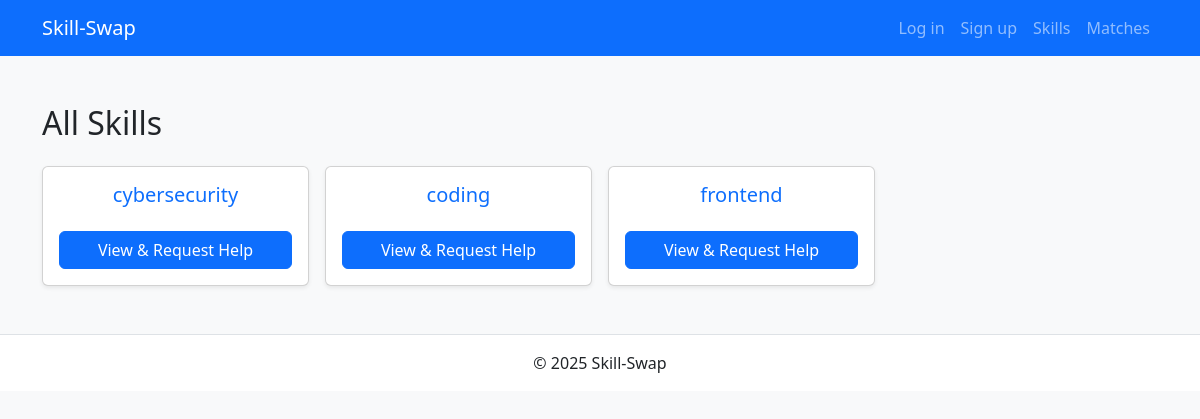
Page /skills/ on the earlier database version.
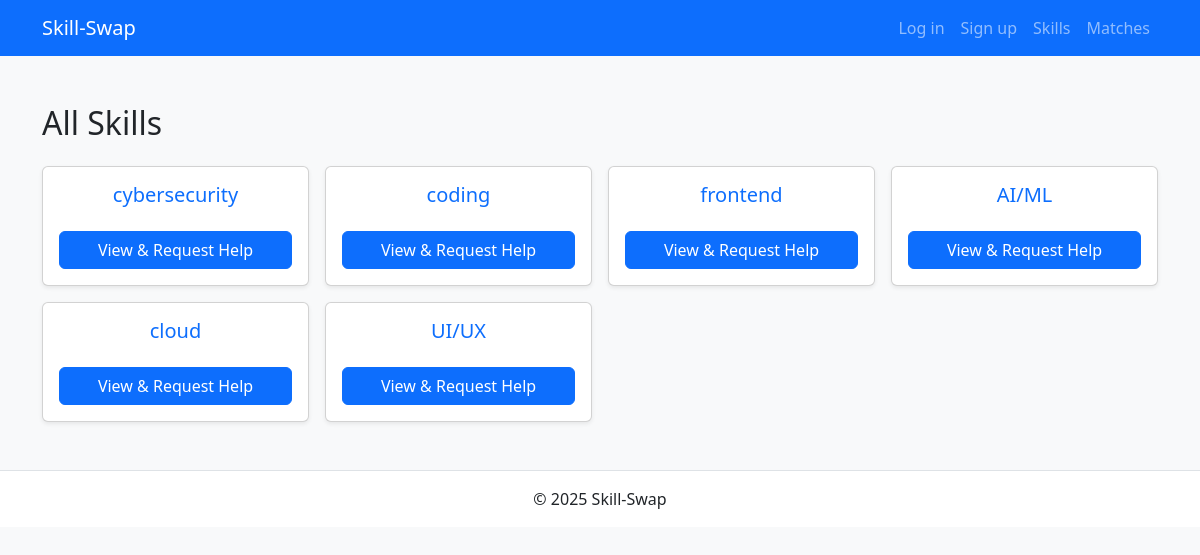
Same page on the later database version.
### skills/models.py (models this page shows, shortened)
class Skill(models.Model):
    name = models.CharField(max_length=50, unique=True)

### skills/views.py (the view)
# urls.py: path('', SkillListView.as_view(), name='list'),
class SkillListView(generic.ListView):
    model = Skill
    template_name = 'skills/list.html'
    context_object_name = 'skills'

### notifications/context_processors.py (called while the page is built)
def unread_notifications(request):
    if request.user.is_authenticated:
        qs = Notification.objects.filter(
            user=request.user, is_read=False
        ).order_by('-created')
        return {'unread_notifications': qs}
    return {}

### templates/skills/list.html
{% extends "base.html" %}
{% block content %}
  <h2 class="mb-4">All Skills</h2>
  <div class="row g-3">
    {% for skill in skills %}
      <div class="col-6 col-md-4 col-lg-3">
        <div class="card h-100 text-center shadow-sm">
          <div class="card-body d-flex flex-column justify-content-center">
            <h5 class="card-title">{{ skill.name }}</h5>
            <a
              href="{% url 'skills:detail' skill.pk %}"
              class="btn btn-primary mt-3"
            >
              View & Request Help
            </a>
          </div>
        </div>
      </div>
    {% empty %}
      <p>No skills available yet.</p>
    {% endfor %}
  </div>
{% endblock %}

### templates/base.html (shortened to what this page needs)
{% load static %}
<!DOCTYPE html>
<html lang="en">
<head>
  <link
    href="https://cdn.jsdelivr.net/npm/bootstrap@5.3.0/dist/css/bootstrap.min.css"
    rel="stylesheet"
>
  <link href="{% static 'css/site.css' %}" rel="stylesheet">
  <link
  rel="stylesheet"
  href="https://cdn.jsdelivr.net/npm/bootstrap-icons@1.10.5/font/bootstrap-icons.css">
</head>
<body class="bg-light">
  <header>
    <nav class="navbar navbar-expand-lg navbar-dark bg-primary">
      <div class="container">
        <a class="navbar-brand" href="{% url 'home' %}">Skill-Swap</a>
        <div class="collapse navbar-collapse" id="navMenu">
          <ul class="navbar-nav ms-auto">
            {% if request.user.is_authenticated %}
              <li class="nav-item dropdown">
  <a class="nav-link dropdown-toggle position-relative"
     href="#" id="notifDropdown" role="button"
     data-bs-toggle="dropdown" aria-expanded="false">
    🔔
    {% if unread_notifications %}
      <span class="badge bg-danger position-absolute top-0 start-100 translate-middle">
        {{ unread_notifications.count }}
      </span>
    {% endif %}
  </a>
  <ul class="dropdown-menu dropdown-menu-end" aria-labelledby="notifDropdown">
    {% if unread_notifications %}
      {% for n in unread_notifications %}
        <li>
          <a class="dropdown-item" href="#">
            {{ n.message|truncatechars:50 }}<br>
            <small class="text-muted">{{ n.created|date:"M j, H:i" }}</small>
          </a>
        </li>
      {% endfor %}
      <li><hr class="dropdown-divider"></li>
      <li>
        <a class="dropdown-item text-center"
           href="{% url 'notifications:mark_all_read' %}">
          Mark all as read
        </a>
      </li>
    {% else %}
      <li class="dropdown-item text-muted">
        No new notifications
      </li>
    {% endif %}
  </ul>
</li>
              <li class="nav-item">
                <a class="nav-link" href="{% url 'users:profile' %}">Profile</a>
              </li>
              <li class="nav-item">
                <form method="post"
                      action="{% url 'users:logout' %}"
                      class="d-inline">
                  {% csrf_token %}
                  <button type="submit"
                          class="nav-link btn btn-link">
                    Log out
                  </button>
                </form>
              </li>
            {% else %}
              <li class="nav-item">
                <a class="nav-link" href="{% url 'users:login' %}">Log in</a>
              </li>
              <li class="nav-item">
                <a class="nav-link" href="{% url 'users:signup' %}">Sign up</a>
              </li>
            {% endif %}
            <li class="nav-item">
              <a class="nav-link" href="{% url 'skills:list' %}">Skills</a>
            </li>
            <li class="nav-item">
              <a class="nav-link" href="{% url 'skills:matches' %}">Matches</a>
            </li>
          </ul>
        </div>
      </div>
    </nav>
  </header>
  <main class="container py-5">
    {% block content %}{% endblock %}
  </main>
  <footer class="bg-white text-center py-3 border-top">
    <div class="container">
      &copy; 2025 Skill-Swap
    </div>
  </footer>
</body>
</html>

### static/css/site.css (style rules this page uses)
body { font-family: "Segoe UI", sans-serif; }
.card-title { color: #0d6efd; }

Differences in the rows shown:
added Skill: name "AI/ML"
added Skill: name "cloud"
added Skill: name "UI/UX"
